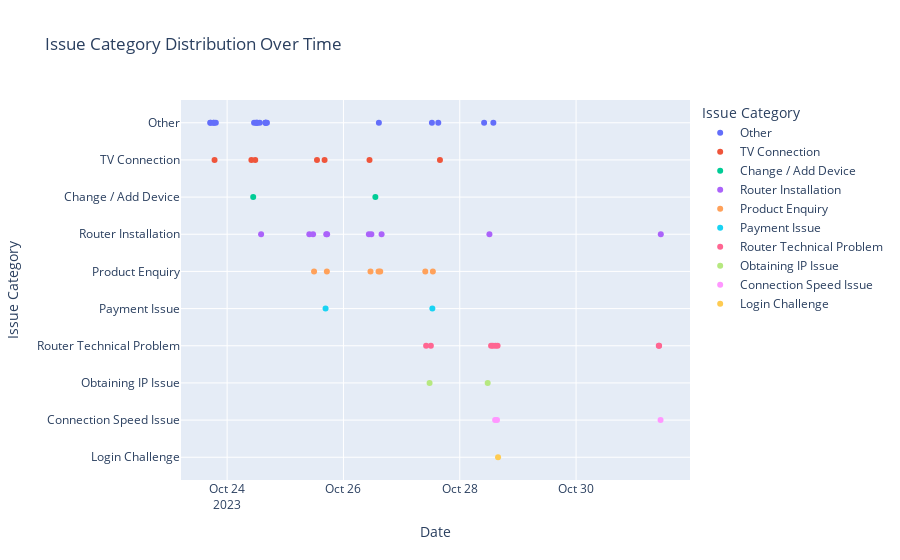

Notebook cell for this chart:
### Markdown cell above
#### Plotly

### Code cell
import sqlite3
import pandas as pd
import plotly.express as px

# Connect to SQLite database
conn = sqlite3.connect('transcriptions.db')

# Fetch data from the database
query = "SELECT date, issue_category FROM transcriptions WHERE issue_category IS NOT NULL"
df = pd.read_sql_query(query, conn)

# Convert 'date' column to datetime format
df['date'] = pd.to_datetime(df['date'])

# Create a scatter plot using Plotly
fig = px.scatter(df, x='date', y='issue_category', color='issue_category',
                 title='Issue Category Distribution Over Time',
                 labels={'date': 'Date', 'issue_category': 'Issue Category'})

# Show the plot
fig.show()

### Figure 1 — Plotly figure (JSON) as saved in the notebook; plotly's stock layout.template omitted (floating-point values rounded to 4 significant figures)
{"data": [{"hovertemplate": "Issue Category=%{y}<br>Date=%{x}<extra></extra>", "legendgroup": "Other", "marker": {"color": "#636efa", "symbol": "circle"}, "mode": "markers", "name": "Other", "orientation": "v", "showlegend": true, "type": "scatter", "x": ["2023-10-23T17:01:03", "2023-10-23T17:14:53", "2023-10-23T18:23:25", "2023-10-23T18:33:23", "2023-10-23T19:20:24", "2023-10-24T11:07:08", "2023-10-24T11:52:11", "2023-10-24T12:17:17", "2023-10-24T12:26:22", "2023-10-24T13:28:05", "2023-10-24T15:46:44", "2023-10-24T15:52:41", "2023-10-24T15:58:38", "2023-10-24T16:25:20", "2023-10-26T14:37:26", "2023-10-27T12:30:20", "2023-10-27T15:07:46", "2023-10-28T10:02:46", "2023-10-28T13:52:12"], "xaxis": "x", "y": ["Other", "Other", "Other", "Other", "Other", "Other", "Other", "Other", "Other", "Other", "Other", "Other", "Other", "Other", "Other", "Other", "Other", "Other", "Other"], "yaxis": "y"}, {"hovertemplate": "Issue Category=%{y}<br>Date=%{x}<extra></extra>", "legendgroup": "TV Connection", "marker": {"color": "#EF553B", "symbol": "circle"}, "mode": "markers", "name": "TV Connection", "orientation": "v", "showlegend": true, "type": "scatter", "x": ["2023-10-23T18:48:51", "2023-10-24T10:01:06", "2023-10-24T11:35:40", "2023-10-25T13:04:46", "2023-10-25T16:12:58", "2023-10-26T10:45:14", "2023-10-27T15:49:38"], "xaxis": "x", "y": ["TV Connection", "TV Connection", "TV Connection", "TV Connection", "TV Connection", "TV Connection", "TV Connection"], "yaxis": "y"}, {"hovertemplate": "Issue Category=%{y}<br>Date=%{x}<extra></extra>", "legendgroup": "Change / Add Device", "marker": {"color": "#00cc96", "symbol": "circle"}, "mode": "markers", "name": "Change / Add Device", "orientation": "v", "showlegend": true, "type": "scatter", "x": ["2023-10-24T10:45:56", "2023-10-26T13:10:39"], "xaxis": "x", "y": ["Change / Add Device", "Change / Add Device"], "yaxis": "y"}, {"hovertemplate": "Issue Category=%{y}<br>Date=%{x}<extra></extra>", "legendgroup": "Router Installation", "marker": {"color": "#ab63fa", "symbol": "circle"}, "mode": "markers", "name": "Router Installation", "orientation": "v", "showlegend": true, "type": "scatter", "x": ["2023-10-24T14:01:17", "2023-10-25T09:55:09", "2023-10-25T11:28:14", "2023-10-25T16:54:28", "2023-10-25T17:15:41", "2023-10-26T10:29:49", "2023-10-26T11:31:04", "2023-10-26T15:44:33", "2023-10-28T12:14:21", "2023-10-31T10:57:33"], "xaxis": "x", "y": ["Router Installation", "Router Installation", "Router Installation", "Router Installation", "Router Installation", "Router Installation", "Router Installation", "Router Installation", "Router Installation", "Router Installation"], "yaxis": "y"}, {"hovertemplate": "Issue Category=%{y}<br>Date=%{x}<extra></extra>", "legendgroup": "Product Enquiry", "marker": {"color": "#FFA15A", "symbol": "circle"}, "mode": "markers", "name": "Product Enquiry", "orientation": "v", "showlegend": true, "type": "scatter", "x": ["2023-10-25T11:52:14", "2023-10-25T17:09:07", "2023-10-26T11:09:39", "2023-10-26T14:29:05", "2023-10-26T15:10:32", "2023-10-27T09:46:30", "2023-10-27T12:53:38"], "xaxis": "x", "y": ["Product Enquiry", "Product Enquiry", "Product Enquiry", "Product Enquiry", "Product Enquiry", "Product Enquiry", "Product Enquiry"], "yaxis": "y"}, {"hovertemplate": "Issue Category=%{y}<br>Date=%{x}<extra></extra>", "legendgroup": "Payment Issue", "marker": {"color": "#19d3f3", "symbol": "circle"}, "mode": "markers", "name": "Payment Issue", "orientation": "v", "showlegend": true, "type": "scatter", "x": ["2023-10-25T16:37:06", "2023-10-27T12:41:13"], "xaxis": "x", "y": ["Payment Issue", "Payment Issue"], "yaxis": "y"}, {"hovertemplate": "Issue Category=%{y}<br>Date=%{x}<extra></extra>", "legendgroup": "Router Technical Problem", "marker": {"color": "#FF6692", "symbol": "circle"}, "mode": "markers", "name": "Router Technical Problem", "orientation": "v", "showlegend": true, "type": "scatter", "x": ["2023-10-27T10:06:59", "2023-10-27T12:04:17", "2023-10-28T12:55:32", "2023-10-28T13:38:25", "2023-10-28T14:42:24", "2023-10-28T15:36:39", "2023-10-31T10:07:46", "2023-10-31T10:15:42"], "xaxis": "x", "y": ["Router Technical Problem", "Router Technical Problem", "Router Technical Problem", "Router Technical Problem", "Router Technical Problem", "Router Technical Problem", "Router Technical Problem", "Router Technical Problem"], "yaxis": "y"}, {"hovertemplate": "Issue Category=%{y}<br>Date=%{x}<extra></extra>", "legendgroup": "Obtaining IP Issue", "marker": {"color": "#B6E880", "symbol": "circle"}, "mode": "markers", "name": "Obtaining IP Issue", "orientation": "v", "showlegend": true, "type": "scatter", "x": ["2023-10-27T11:32:52", "2023-10-28T11:31:33"], "xaxis": "x", "y": ["Obtaining IP Issue", "Obtaining IP Issue"], "yaxis": "y"}, {"hovertemplate": "Issue Category=%{y}<br>Date=%{x}<extra></extra>", "legendgroup": "Connection Speed Issue", "marker": {"color": "#FF97FF", "symbol": "circle"}, "mode": "markers", "name": "Connection Speed Issue", "orientation": "v", "showlegend": true, "type": "scatter", "x": ["2023-10-28T14:35:37", "2023-10-28T15:21:28", "2023-10-31T10:51:05"], "xaxis": "x", "y": ["Connection Speed Issue", "Connection Speed Issue", "Connection Speed Issue"], "yaxis": "y"}, {"hovertemplate": "Issue Category=%{y}<br>Date=%{x}<extra></extra>", "legendgroup": "Login Challenge", "marker": {"color": "#FECB52", "symbol": "circle"}, "mode": "markers", "name": "Login Challenge", "orientation": "v", "showlegend": true, "type": "scatter", "x": ["2023-10-28T15:48:01"], "xaxis": "x", "y": ["Login Challenge"], "yaxis": "y"}], "layout": {"legend": {"title": {"text": "Issue Category"}, "tracegroupgap": 0}, "title": {"text": "Issue Category Distribution Over Time"}, "xaxis": {"anchor": "y", "domain": [0, 1], "title": {"text": "Date"}}, "yaxis": {"anchor": "x", "categoryarray": ["Login Challenge", "Connection Speed Issue", "Obtaining IP Issue", "Router Technical Problem", "Payment Issue", "Product Enquiry", "Router Installation", "Change / Add Device", "TV Connection", "Other"], "categoryorder": "array", "domain": [0, 1], "title": {"text": "Issue Category"}}}}
